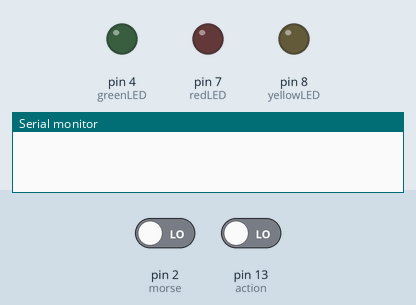
The sketch below on a simulated Arduino Uno, built with avr-gcc and run on an emulated ATmega328P. On the bench: output pins drawn as LEDs (lit = HIGH), the last lines printed to the serial monitor. Inputs (shaded band) come from the test bench; at power-on: pin 13 (action) LOW, pin 2 (morse) LOW.

Above: at 1.2 s.
1.3 s: pin 13 (action) driven HIGH
At 2.9 s:
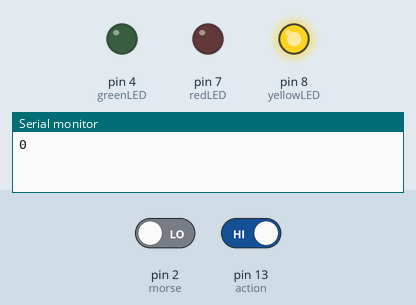
Timing chart, 0 to 4.4 s (numbered marks = the images above; inputs shaded):
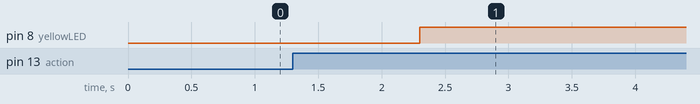

Measured:
- after the input at 1.3 s, pin 8 (yellowLED): LOW → HIGH after 1.0 s

The sketch:

morse_code.ino
```cpp
#define action 13
#define morse 2
#define yellowLED 8
#define redLED 7
#define greenLED 4

byte pass[] = {1, 1, 0, 1, 0, 0, 1}; // ITP in Morse Code
byte entering = false;
int attempt[100];
byte count = 0;
bool passed = false;

void setup() {
  // put your setup code here, to run once:
  pinMode(morse, INPUT);
  pinMode(action, INPUT);
  pinMode(yellowLED, OUTPUT);
  pinMode(redLED, OUTPUT);
  pinMode(greenLED, OUTPUT);
  Serial.begin(9600);
}

void loop() {
  if (digitalRead(action) == HIGH){
    entering = !entering;
    delay(1000);
  }
  if ((!entering)&&(passed)){
    digitalWrite(greenLED, HIGH);
    digitalWrite(redLED, LOW);
    digitalWrite(yellowLED, LOW);
  }else{
    if (entering){
     digitalWrite(yellowLED,HIGH);
     digitalWrite(redLED, LOW);
     digitalWrite(greenLED, LOW);
      if (digitalRead(morse) == HIGH){
       attempt[count] = 1;
      } else {
       attempt[count] = 0;
      }
      Serial.println(attempt[count]);
      count++;
      delay(1000);
    } else {
      passed = true;
      for (byte j = 0; j<7;j++){
        if (pass[j] != attempt[j]){
          passed = false;
        }
      }
      count = 0;
      memset(attempt, 0, sizeof(attempt));
    }
  }
}
```
